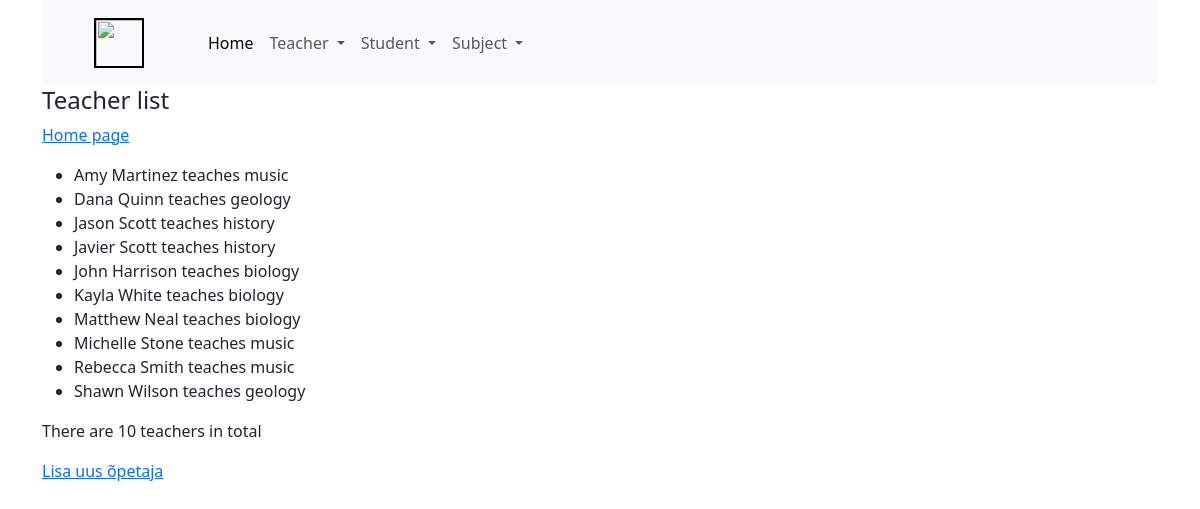
/first_app/teacher_list/, run on an earlier commit of the app's database.
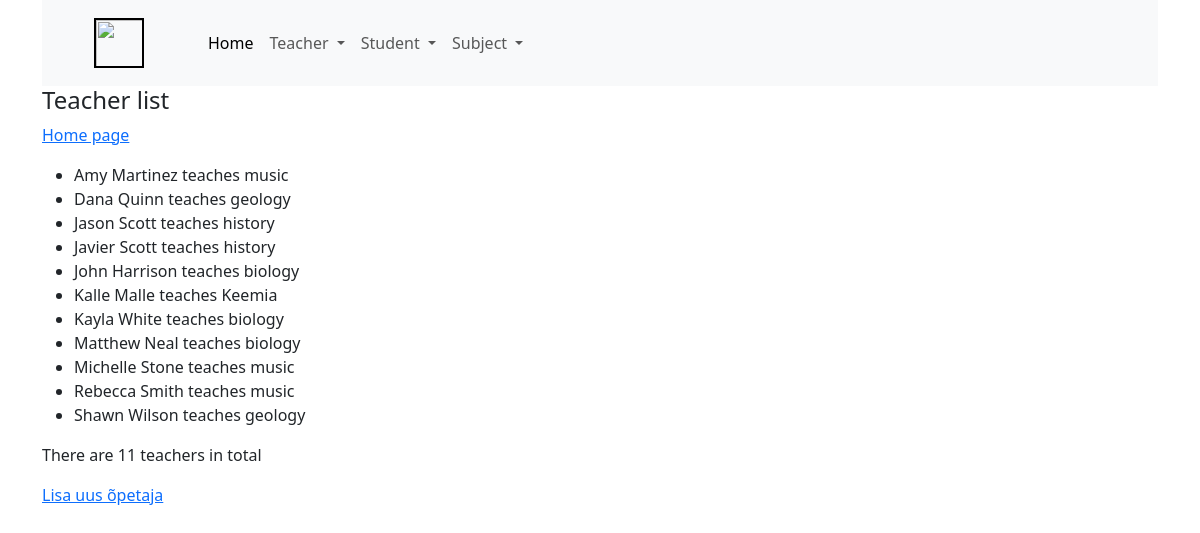
And on a later commit of the database.
### first_app/models.py (models this page shows)
class Teacher(models.Model):
    name = models.CharField(max_length=100)
    subject = models.CharField(max_length=100)
    def __str__(self):
        return f'{self.name} teaches {self.subject}'

### first_app/views.py (the view)
# urls.py: path('teacher_list/', views.TeacherListView.as_view(), name='teacher_list'),
class TeacherListView(ListView):
    model = Teacher  # Connected to Models Teacher
    queryset = Teacher.objects.order_by('name')  # Result ordered by name
    context_object_name = 'teacher'  # default object_list now teacher

### first_app/templates/first_app/teacher_list.html (shortened to what this page needs)
{% extends 'base.html' %}
{% block content %}
	<h4>Teacher list</h4>
    <a href="{% url 'first_app:home' %}">Home page</a>
    <ul>
        {% for teacher in object_list %}
            <li>
                {{ teacher }}
            </li>
        {% endfor %}
    </ul>
    <p>There are {{ object_list|length }} teachers in total</p>
 <a href="{% url 'first_app:teacher_create' %}">Lisa uus õpetaja</a>
{% endblock %}

What changed in the data, as far as the page shows it:
added Teacher: name+subject "Kalle Malle teaches Keemia"
Also different on the page:
{{ object_list|length }}: "10" → "11"
